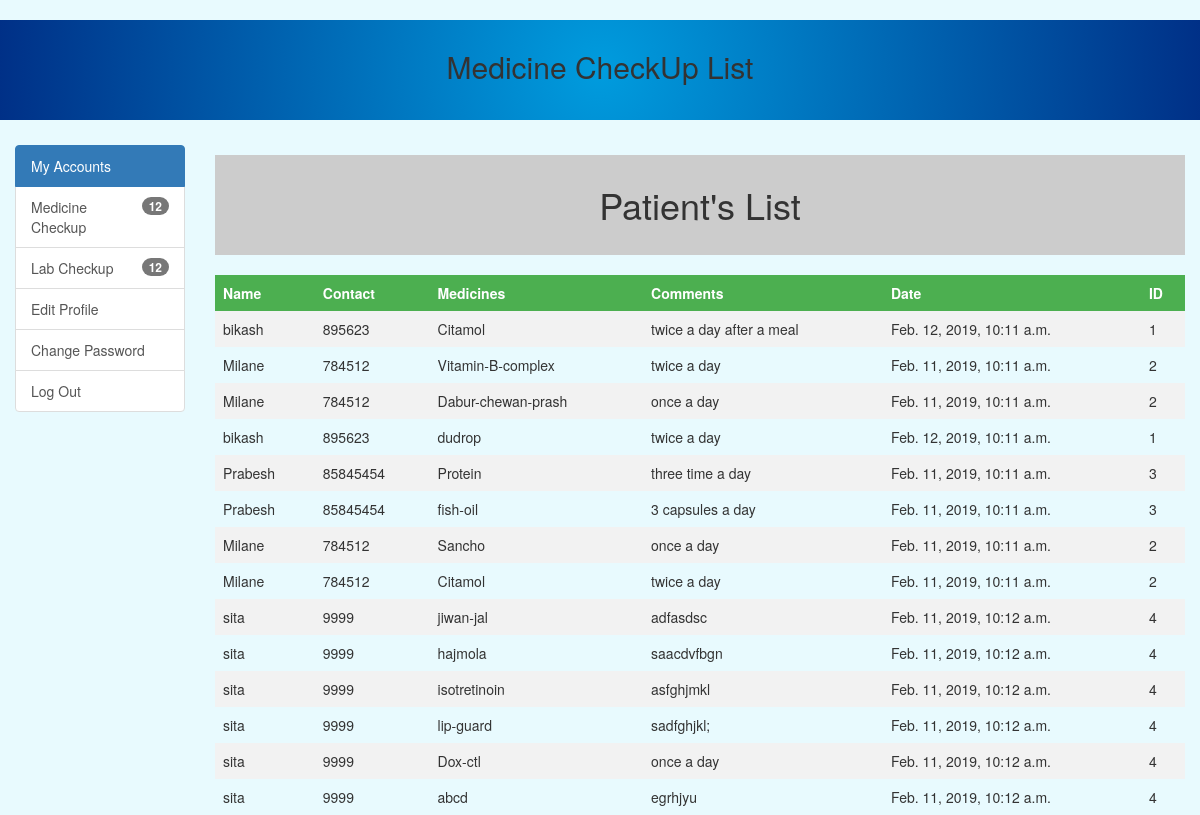
The page /doc_check_pats_list/ (signed in) on the database its author committed.
### account/models.py (models this page shows, shortened)
class Doctor_Patient_Med(models.Model):
    medicines=models.CharField(max_length=1000,blank=False)
    comments=models.TextField(max_length=1000,blank=False)
    follow_up=models.DateField(null=True,blank=True)
    date=models.DateField(default=timezone.now(),null=True,blank=True)
    patient=models.ForeignKey(Patient)
    doctor=models.ForeignKey(Doctor)

class Patient(models.Model):
    name=models.CharField(max_length=30)
    age=models.IntegerField(blank=True,default=11)
    sex_category=(('Male','Male'),('Female','Female'),('Others','Others'),)
    sex=models.CharField(max_length=50,choices=sex_category,default="Male")
    address=models.CharField(max_length=150)
    contact=models.CharField(max_length=20)
    date=models.DateTimeField(default=datetime.now)
    receptionist=models.ForeignKey(Receptionist)

### account/views.py (the view)
# urls.py: url(r'^doc_check_pats_list/',doc_check_pats_list,name='doc_check_pats_list'),
@login_required(login_url='/login/')
def doc_check_pats_list(request):
    if request.user.is_doctor:
        doc=UserProfile.objects.get(id=request.user.id)
        docs=Doctor.objects.get(user=doc.id)
        doct=Doctor_Patient_Med.objects.filter(doctor=docs)
        context={
        'doct':doct,
        }
        return render(request,'doc_check_pats_list.html',context)

### templates/doc_check_pats_list.html (shortened to what this page needs)
{% extends 'master/master.html' %}
{% load staticfiles %}
{% load widget_tweaks %}
{% block content %}
<div class="rectangle">
  <h2 class="text-center heading">Medicine CheckUp List</h2>
</div>
<div class="container-fluid body-section">
  <div class="row">
    <div class="col-md-2 dashboard3s">
      <div class="list-group">
        <a href="{% url 'profile' %}" class="list-group-item active">
          My Accounts
        </a>
        <a href="{% url 'doc_check_pats_list' %}" class="list-group-item">
          <span class="badge">12</span>
          Medicine Checkup
        </a>
        <a href="{% url 'doc_check_lab_pats_list' %}" class="list-group-item">
          <span class="badge">12</span>
          Lab Checkup
        </a>
        <a href="{% url 'updatedoctor' %}" class="list-group-item">
          Edit Profile
        </a>
        <a href="{% url 'updatedoctor_pass' %}" class="list-group-item">
          Change Password
        </a>
        <a href="{% url 'logout' %}" class="list-group-item">
          Log Out
        </a>
      </div>
    </div>
    <div class="col-md-10">
      <div style="background-color:#ccc;margin-top:10px;padding-top:10px; padding-bottom:20px;padding-left:5px;padding-right:5px;text-align:center;">
        <h1>Patient's List</h1></div>
        <br>
        <table style="width:100%">
          <tr>
            <th>Name</th>
            <th>Contact</th>
            <th>Medicines</th>
            <th>Comments</th>
            <th>Date</th>
            <th>ID</th>
          </tr>
          <tr>
            {% for doct in doct %}
            <td>{{ doct.patient.name }}</td>
            <td>{{ doct.patient.contact }}</td>
            <td>{{ doct.medicines }}</td>
            <td>{{ doct.comments }}</td>
            <td>{{doct.patient.date}}</td>
            <td>{{ doct.patient.id }}</td>
          </tr>
          {% endfor %}
        </table>
        </div>
        <br>
        {% endblock %}

### static/css/style.css (style rules this page uses)
.rectangle { height: 100px; background: radial-gradient(circle, #009cde, #003087); margin-bottom: 25px; }
.rectangle .heading { padding-top: 30px; }
body { background-color: #E8FAFE; }

### templates/doc_check_pats_list.html (style rules this page uses)
table { border-collapse: collapse; width: 100%; }
th, td { text-align: left; padding: 8px; }
tr:nth-child(even) { background-color: #f2f2f2 }
th { background-color: #4CAF50; color: white; }

### rows shown on the page
Doctor_Patient_Med: patient.name "bikash", patient.contact "895623", medicines "Citamol", comments "twice a day after a meal", patient "Feb. 12, 2019, 10:11 a.m.", patient.id "1"
Doctor_Patient_Med: patient.name "Milane", patient.contact "784512", medicines "Vitamin-B-complex", comments "twice a day", patient "Feb. 11, 2019, 10:11 a.m.", patient.id "2"
Doctor_Patient_Med: patient.name "Milane", patient.contact "784512", medicines "Dabur-chewan-prash", comments "once a day", patient "Feb. 11, 2019, 10:11 a.m.", patient.id "2"
Doctor_Patient_Med: patient.name "bikash", patient.contact "895623", medicines "dudrop", comments "twice a day", patient "Feb. 12, 2019, 10:11 a.m.", patient.id "1"
Doctor_Patient_Med: patient.name "Prabesh", patient.contact "85845454", medicines "Protein", comments "three time a day", patient "Feb. 11, 2019, 10:11 a.m.", patient.id "3"
Doctor_Patient_Med: patient.name "Prabesh", patient.contact "85845454", medicines "fish-oil", comments "3 capsules a day", patient "Feb. 11, 2019, 10:11 a.m.", patient.id "3"
Doctor_Patient_Med: patient.name "Milane", patient.contact "784512", medicines "Sancho", comments "once a day", patient "Feb. 11, 2019, 10:11 a.m.", patient.id "2"
Doctor_Patient_Med: patient.name "Milane", patient.contact "784512", medicines "Citamol", comments "twice a day", patient "Feb. 11, 2019, 10:11 a.m.", patient.id "2"
Doctor_Patient_Med: patient.name "sita", patient.contact "9999", medicines "jiwan-jal", comments "adfasdsc", patient "Feb. 11, 2019, 10:12 a.m.", patient.id "4"
Doctor_Patient_Med: patient.name "sita", patient.contact "9999", medicines "hajmola", comments "saacdvfbgn", patient "Feb. 11, 2019, 10:12 a.m.", patient.id "4"
Doctor_Patient_Med: patient.name "sita", patient.contact "9999", medicines "isotretinoin", comments "asfghjmkl", patient "Feb. 11, 2019, 10:12 a.m.", patient.id "4"
Doctor_Patient_Med: patient.name "sita", patient.contact "9999", medicines "lip-guard", comments "sadfghjkl;", patient "Feb. 11, 2019, 10:12 a.m.", patient.id "4"
Doctor_Patient_Med: patient.name "sita", patient.contact "9999", medicines "Dox-ctl", comments "once a day", patient "Feb. 11, 2019, 10:12 a.m.", patient.id "4"
Doctor_Patient_Med: patient.name "sita", patient.contact "9999", medicines "abcd", comments "egrhjyu", patient "Feb. 11, 2019, 10:12 a.m.", patient.id "4"
